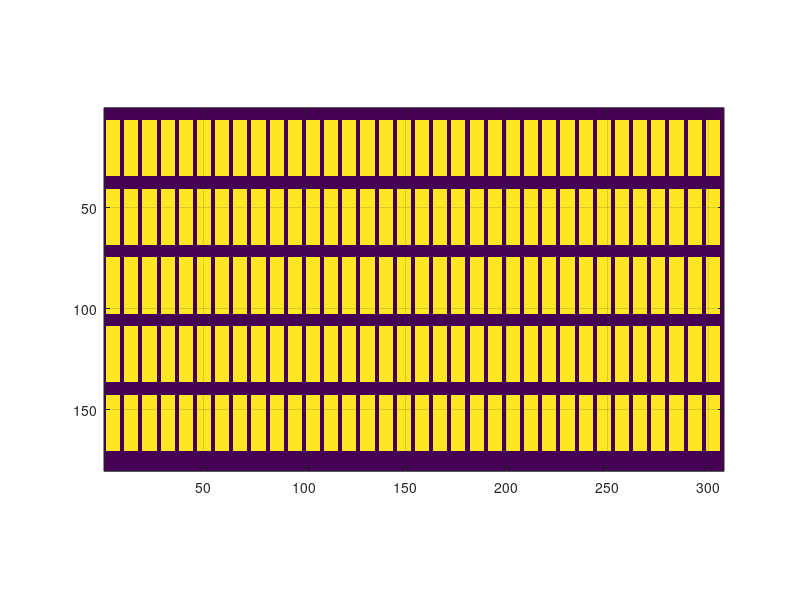
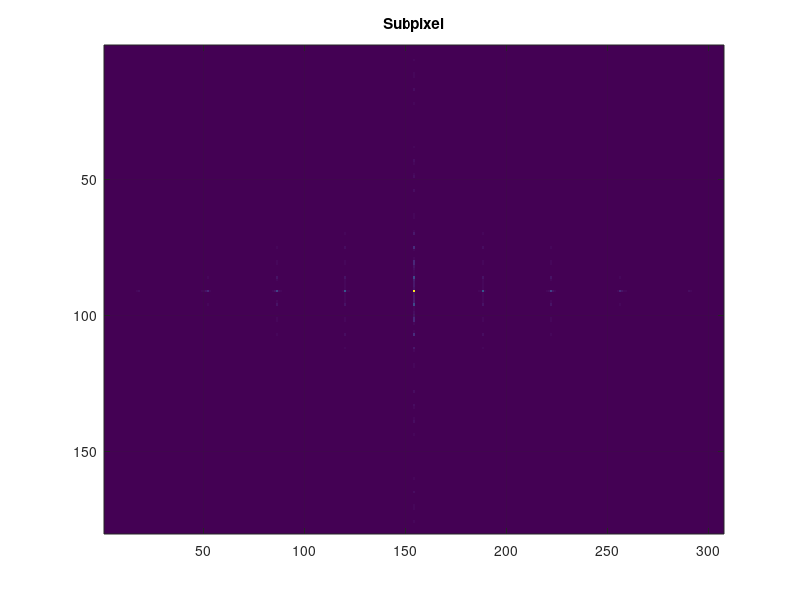
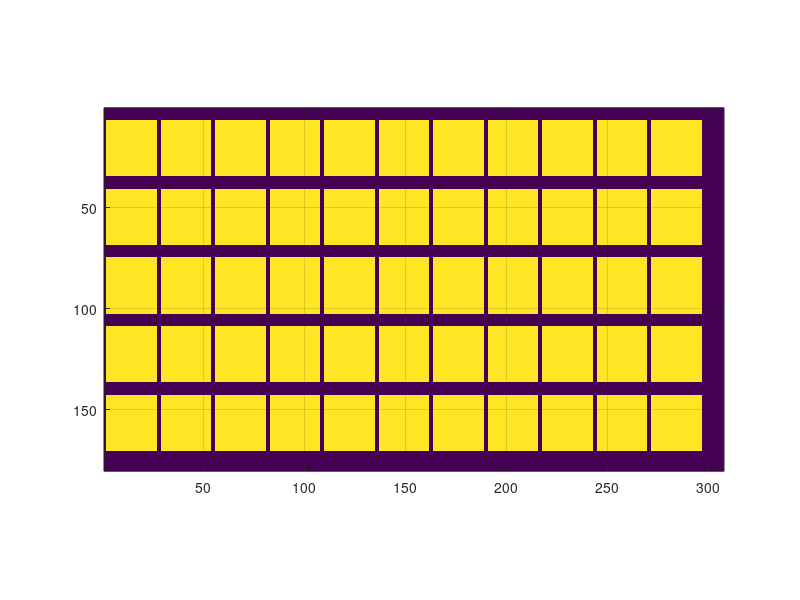
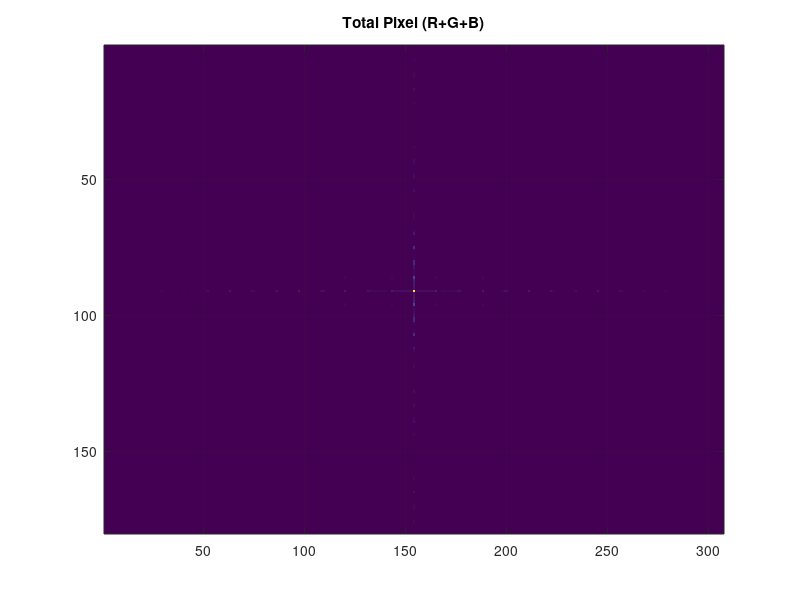

Reproduce these figures in MATLAB, in order.
clc
clear all
close all
sx = 180;
sy = 307;

%% subpixel
nx = 28;
ny = 7;
bx = 34;
by = 9;

F = zeros(sx, sy);
cella = ones(nx, ny);
for ii = 7:bx:(sx-nx)
    for jj = 2:by:(sy-ny)
        F(ii:ii+nx-1, jj:jj+ny-1) = cella;
    end
end

figure(1);
imagesc(F);
axis image;
grid on;

aF = fftshift(fft2(F));
figure(2);
imagesc(abs(aF));
title('Subpixel');
grid on;

%% pixel: R+G+B
Nx = nx;
Ny = 2*by + ny;
Bx = bx;
By = 3*by;

F = zeros(sx, sy);
cella = ones(Nx, Ny);
for ii = 7:Bx:(sx-Nx)
    for jj = 2:By:(sy-Ny)
        F(ii:ii+Nx-1, jj:jj+Ny-1) = cella;
    end
end

figure(3);
imagesc(F);
axis image;
grid on;

aF = fftshift(fft2(F));
figure(4);
imagesc(abs(aF));
title('Total Pixel (R+G+B)');
grid on;

%% pixel: only R
Nx = nx;
Ny = ny;
Bx = bx;
By = 3*by;

F = zeros(sx, sy);
cella = ones(Nx, Ny);
for ii = 7:Bx:(sx-Nx)
    for jj = 2:By:(sy-Ny)
        F(ii:ii+Nx-1, jj:jj+Ny-1) = cella;
    end
end

figure(5);
imagesc(F);
axis image;
grid on;

aF = fftshift(fft2(F));
figure(6);
imagesc(abs(aF));
title('Only R');
grid on;